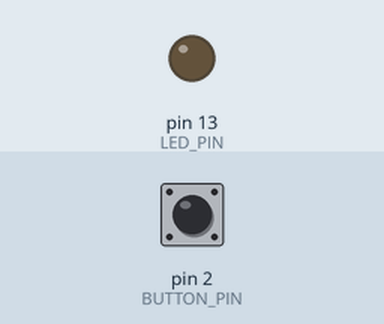
Simulated run of this sketch. Board: Arduino Uno, built with avr-gcc and run on an emulated ATmega328P. Parts: output pins drawn as LEDs (lit = HIGH). The inputs (shaded band) are chosen by the test bench; at power-on: pin 2 (BUTTON_PIN) HIGH. What the sketch prints to the serial monitor is not drawn.

Above: at 1.2 s.
1.3 s: pin 2 (BUTTON_PIN) pulled LOW for 0.15 s
At 1.41 s:
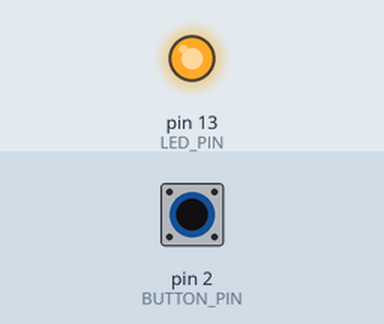
2.9 s: pin 2 (BUTTON_PIN) pulled LOW for 3.2 s
At 7.3 s:
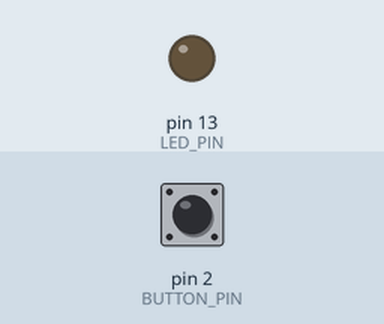
9.1 s: pin 2 (BUTTON_PIN) driven LOW
At 10.1 s:
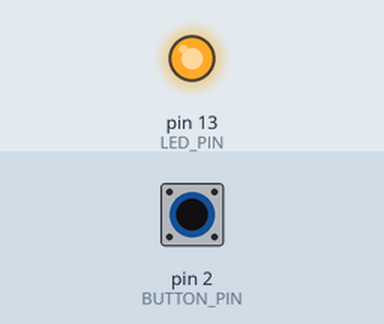
12.1 s: pin 2 (BUTTON_PIN) driven HIGH
At 12.9 s:
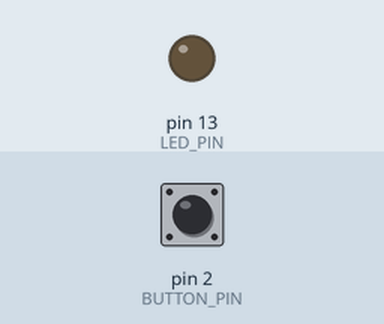
Timing chart, 0 to 14.6 s (numbered marks = the images above; inputs shaded):
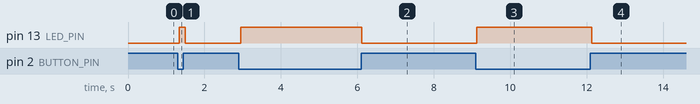

Measured:
- after the input at 1.3 s, pin 13 (LED_PIN): LOW → HIGH at once, → LOW 0.15 s later
- after the input at 2.9 s, pin 13 (LED_PIN): LOW → HIGH after 0.05 s, → LOW 3.2 s later
- after the input at 9.1 s, pin 13 (LED_PIN): LOW → HIGH at once
- after the input at 12.1 s, pin 13 (LED_PIN): HIGH → LOW at once

The sketch:

Button_Basic.ino
```cpp
/*
  Button_Basic.ino
  기본 버튼 입력으로 LED 제어하기

  회로:
  - 2번 핀: 푸시 버튼 (내부 풀업 저항 사용)
  - 13번 핀: LED (내장 LED 사용 가능)

  작성일: 2024
  작성자: Arduino 임베디드 강의
*/

const int BUTTON_PIN = 2;
const int LED_PIN = 13;

void setup() {
  // 버튼 핀을 내부 풀업 저항과 함께 입력으로 설정
  pinMode(BUTTON_PIN, INPUT_PULLUP);

  // LED 핀을 출력으로 설정
  pinMode(LED_PIN, OUTPUT);

  // 시리얼 통신 시작
  Serial.begin(9600);
  Serial.println("기본 버튼 제어 시작!");
  Serial.println("버튼을 눌러 LED를 제어하세요.");
}

void loop() {
  // 버튼 상태 읽기 (내부 풀업이므로 눌렀을 때 LOW)
  int buttonState = digitalRead(BUTTON_PIN);

  if (buttonState == LOW) {
    // 버튼이 눌렸을 때
    digitalWrite(LED_PIN, HIGH);  // LED 켜기
    Serial.println("버튼 눌림 → LED ON");
  } else {
    // 버튼이 떼졌을 때
    digitalWrite(LED_PIN, LOW);   // LED 끄기
    Serial.println("버튼 떼임 → LED OFF");
  }

  // 디바운싱을 위한 짧은 지연
  delay(50);
}
```
